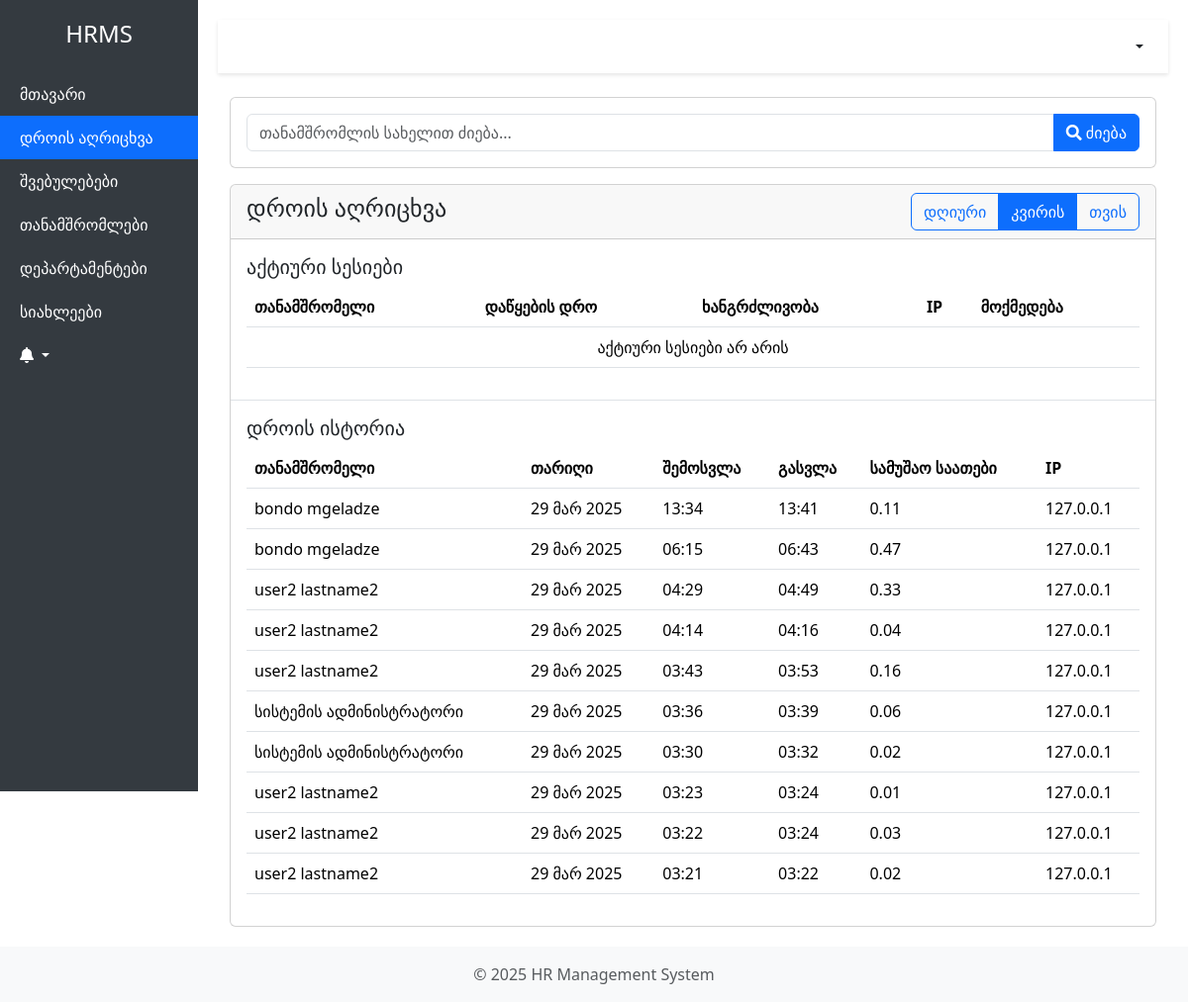
The page /time-tracking/?view=weekly (signed in) on the database its author committed.
### hr_app/models.py (models this page shows, shortened)
class TimeEntry(models.Model):
    employee = models.ForeignKey('Employee', on_delete=models.CASCADE, related_name='time_entries')
    check_in = models.DateTimeField(_('შემოსვლის დრო'), default=timezone.now)
    check_out = models.DateTimeField(_('გასვლის დრო'), null=True, blank=True)
    ip_address = models.GenericIPAddressField(_('IP მისამართი'))
    @property
    def duration_hours(self):
        if self.check_out and self.check_in:
            duration = self.check_out - self.check_in
            return round(duration.total_seconds() / 3600, 2)
        return 0.0
    class Meta:
        ordering = ['-check_in']
        verbose_name = _('დროის ჩანაწერი')
        verbose_name_plural = _('დროის ჩანაწერები')

class Employee(models.Model):
    GENDER_CHOICES = (
        ('male', _('მამრობითი')),
        ('female', _('მდედრობითი')),
        ('other', _('სხვა')),
    )
    user = models.OneToOneField(User, on_delete=models.CASCADE, related_name='employee_profile', null=True, blank=True)
    first_name = models.CharField(_('სახელი'), max_length=100)
    last_name = models.CharField(_('გვარი'), max_length=100)
    email = models.EmailField(_('ელ.ფოსტა'), unique=True)
    phone = models.CharField(_('ტელეფონი'), max_length=50, blank=True)
    department = models.ForeignKey('Department', on_delete=models.SET_NULL, null=True, related_name='employees')
    birth_date = models.DateField(_('დაბადების თარიღი'), null=True, blank=True)
    start_date = models.DateField(_('დაწყების თარიღი'))
    salary = models.DecimalField(_('ხელფასი'), max_digits=10, decimal_places=2, default=0)
    gender = models.CharField(_('სქესი'), max_length=10, choices=GENDER_CHOICES, null=True, blank=True)
    created_by = models.ForeignKey(User, on_delete=models.SET_NULL, null=True, related_name='created_employees')
    created_at = models.DateTimeField(auto_now_add=True)
    updated_at = models.DateTimeField(auto_now=True)
    vacation_days_left = models.PositiveIntegerField(_("დარჩენილი შვებულების დღეები"), default=20)
    profile_picture = models.ImageField(_("პროფილის სურათი"), upload_to='profile_pics/', null=True, blank=True)
    manager = models.ForeignKey('self', on_delete=models.SET_NULL, null=True, blank=True, related_name='subordinates',
                                verbose_name=_("მენეჯერი"))
    def get_full_name(self):
        return f"{self.first_name} {self.last_name}"
    class Meta:
        verbose_name = _('თანამშრომელი')
        verbose_name_plural = _('თანამშრომლები')

### hr_app/views.py (the view, shortened to what this page needs)
# urls.py: path('time-tracking/', views.TimeTrackingView.as_view(), name='time-tracking'),
class TimeTrackingView(LoginRequiredMixin, ListView):
    model = TimeEntry
    template_name = 'hr_app/time_tracking/list.html'
    context_object_name = 'time_entries'
    paginate_by = 10
    def get_queryset(self):
        queryset = TimeEntry.objects.all().select_related('employee')
        view_type = self.request.GET.get('view', 'daily')  # default to daily view
        today = timezone.now().date()
        if self.request.user.role.role in ['admin', 'hr_manager']:
            search_query = self.request.GET.get('search')
            if search_query:
                queryset = queryset.filter(
                    Q(employee__first_name__icontains=search_query) |
                    Q(employee__last_name__icontains=search_query)
                )
        else:
            queryset = queryset.filter(employee=self.request.user.employee_profile)
        if view_type == 'daily':
            queryset = queryset.filter(check_in__date=today)
        elif view_type == 'weekly':
            week_start = today - timedelta(days=today.weekday())
            queryset = queryset.filter(check_in__date__gte=week_start)
        elif view_type == 'monthly':
            queryset = queryset.filter(
                check_in__year=today.year,
                check_in__month=today.month
            )
        return queryset.order_by('-check_in')
    def get_context_data(self, **kwargs):
        context = super().get_context_data(**kwargs)
        view_type = self.request.GET.get('view', 'daily')
        context['current_view'] = view_type
        if self.request.user.role.role in ['admin', 'hr_manager']:
            search_query = self.request.GET.get('search')
            pending_entries = TimeEntry.objects.filter(check_out__isnull=True)
            if search_query:
                pending_entries = pending_entries.filter(
                    Q(employee__first_name__icontains=search_query) |
                    Q(employee__last_name__icontains=search_query)
                )
            context['pending_entries'] = pending_entries.select_related('employee')
        return context

### hr_app/templates/hr_app/time_tracking/list.html (shortened to what this page needs)
{% extends 'hr_app/base.html' %}
{% load django_bootstrap5 %}
{% load i18n %}
{% block content %}
<div class="container-fluid">
    {% if request.user.role.role == 'admin' or request.user.role.role == 'hr_manager' %}
        <div class="card mb-3">
            <div class="card-body">
                <form method="get" class="row g-3 align-items-center">
                    <div class="col-auto flex-grow-1">
                        <div class="input-group">
                            <input type="text" name="search" class="form-control" placeholder="{% trans 'თანამშრომლის სახელით ძიება...' %}" value="{{ request.GET.search }}">
                            <button class="btn btn-primary" type="submit">
                                <i class="fas fa-search"></i> {% trans "ძიება" %}
                            </button>
                        </div>
                    </div>
                </form>
            </div>
        </div>
    {% endif %}
    <div class="card">
        <div class="card-header">
            <div class="d-flex justify-content-between align-items-center">
                <h4>{% trans "დროის აღრიცხვა" %}</h4>
                <div class="btn-group">
                    <a href="?view=daily{% if request.GET.search %}&search={{ request.GET.search }}{% endif %}"
                       class="btn btn-outline-primary {% if current_view == 'daily' %}active{% endif %}">
                        {% trans "დღიური" %}
                    </a>
                    <a href="?view=weekly{% if request.GET.search %}&search={{ request.GET.search }}{% endif %}"
                       class="btn btn-outline-primary {% if current_view == 'weekly' %}active{% endif %}">
                        {% trans "კვირის" %}
                    </a>
                    <a href="?view=monthly{% if request.GET.search %}&search={{ request.GET.search }}{% endif %}"
                       class="btn btn-outline-primary {% if current_view == 'monthly' %}active{% endif %}">
                        {% trans "თვის" %}
                    </a>
                </div>
            </div>
        </div>
        {% if request.user.role.role == 'admin' or request.user.role.role == 'hr_manager' %}
            <div class="card-body">
                <h5>{% trans "აქტიური სესიები" %}</h5>
                <div class="table-responsive">
                    <table class="table">
                        <thead>
                            <tr>
                                <th>{% trans "თანამშრომელი" %}</th>
                                <th>{% trans "დაწყების დრო" %}</th>
                                <th>{% trans "ხანგრძლივობა" %}</th>
                                <th>IP</th>
                                <th>{% trans "მოქმედება" %}</th>
                            </tr>
                        </thead>
                        <tbody>
                            {% for entry in pending_entries %}
                            <tr>
                                <td>{{ entry.employee.get_full_name }}</td>
                                <td>{{ entry.check_in|date:"d M Y H:i" }}</td>
                                <td>{{ entry.check_in|timesince }}</td>
                                <td>{{ entry.ip_address }}</td>
                                <td>
                                    <form method="post" action="{% url 'time-tracking-checkout' %}" class="d-inline">
                                        {% csrf_token %}
                                        <input type="hidden" name="entry_id" value="{{ entry.id }}">
                                        <button type="submit" class="btn btn-warning btn-sm">
                                            {% trans "დასრულება" %}
                                        </button>
                                    </form>
                                </td>
                            </tr>
                            {% empty %}
                            <tr>
                                <td colspan="5" class="text-center">{% trans "აქტიური სესიები არ არის" %}</td>
                            </tr>
                            {% endfor %}
                        </tbody>
                    </table>
                </div>
            </div>
        {% endif %}
        <div class="card-body border-top">
            <h5>{% trans "დროის ისტორია" %}</h5>
            <div class="table-responsive">
                <table class="table">
                    <thead>
                        <tr>
                            {% if request.user.role.role == 'admin' or request.user.role.role == 'hr_manager' %}
                                <th>{% trans "თანამშრომელი" %}</th>
                            {% endif %}
                            <th>{% trans "თარიღი" %}</th>
                            <th>{% trans "შემოსვლა" %}</th>
                            <th>{% trans "გასვლა" %}</th>
                            <th>{% trans "სამუშაო საათები" %}</th>
                            <th>IP</th>
                        </tr>
                    </thead>
                    <tbody>
                        {% for entry in time_entries %}
                        <tr>
                            {% if request.user.role.role == 'admin' or request.user.role.role == 'hr_manager' %}
                                <td>{{ entry.employee.get_full_name }}</td>
                            {% endif %}
                            <td>{{ entry.check_in|date:"d M Y" }}</td>
                            <td>{{ entry.check_in|time:"H:i" }}</td>
                            <td>{{ entry.check_out|time:"H:i"|default:"-" }}</td>
                            <td>{{ entry.duration_hours|floatformat:2 }}</td>
                            <td>{{ entry.ip_address }}</td>
                        </tr>
                        {% empty %}
                        <tr>
                            <td colspan="{% if request.user.role.role == 'admin' or request.user.role.role == 'hr_manager' %}6{% else %}5{% endif %}" class="text-center">
                                {% trans "ჩანაწერები არ არის" %}
                            </td>
                        </tr>
                        {% endfor %}
                    </tbody>
                </table>
            </div>
        </div>
    </div>
</div>
{% endblock %}

### rows shown on the page
TimeEntry: employee.get_full_name "bondo mgeladze", check_in "29 მარ 2025", check_in "13:34", check_out "13:41", duration_hours "0.11", ip_address "127.0.0.1"
TimeEntry: employee.get_full_name "bondo mgeladze", check_in "29 მარ 2025", check_in "06:15", check_out "06:43", duration_hours "0.47", ip_address "127.0.0.1"
TimeEntry: employee.get_full_name "user2 lastname2", check_in "29 მარ 2025", check_in "04:29", check_out "04:49", duration_hours "0.33", ip_address "127.0.0.1"
TimeEntry: employee.get_full_name "user2 lastname2", check_in "29 მარ 2025", check_in "04:14", check_out "04:16", duration_hours "0.04", ip_address "127.0.0.1"
TimeEntry: employee.get_full_name "user2 lastname2", check_in "29 მარ 2025", check_in "03:43", check_out "03:53", duration_hours "0.16", ip_address "127.0.0.1"
TimeEntry: employee.get_full_name "სისტემის ადმინისტრატორი", check_in "29 მარ 2025", check_in "03:36", check_out "03:39", duration_hours "0.06", ip_address "127.0.0.1"
TimeEntry: employee.get_full_name "სისტემის ადმინისტრატორი", check_in "29 მარ 2025", check_in "03:30", check_out "03:32", duration_hours "0.02", ip_address "127.0.0.1"
TimeEntry: employee.get_full_name "user2 lastname2", check_in "29 მარ 2025", check_in "03:23", check_out "03:24", duration_hours "0.01", ip_address "127.0.0.1"
TimeEntry: employee.get_full_name "user2 lastname2", check_in "29 მარ 2025", check_in "03:22", check_out "03:24", duration_hours "0.03", ip_address "127.0.0.1"
TimeEntry: employee.get_full_name "user2 lastname2", check_in "29 მარ 2025", check_in "03:21", check_out "03:22", duration_hours "0.02", ip_address "127.0.0.1"
